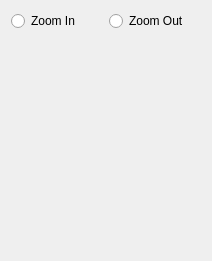
<?xml version="1.0" encoding="UTF-8"?>
<ui version="4.0">
 <class>ZoomToolWidget</class>
 <widget class="QWidget" name="ZoomToolWidget">
  <property name="geometry">
   <rect>
    <x>0</x>
    <y>0</y>
    <width>212</width>
    <height>261</height>
   </rect>
  </property>
  <layout class="QGridLayout">
   <item row="0" column="0">
    <widget class="QRadioButton" name="zoomInButton">
     <property name="focusPolicy">
      <enum>Qt::NoFocus</enum>
     </property>
     <property name="text">
      <string>Zoom In</string>
     </property>
    </widget>
   </item>
   <item row="0" column="1">
    <widget class="QRadioButton" name="zoomOutButton">
     <property name="focusPolicy">
      <enum>Qt::NoFocus</enum>
     </property>
     <property name="text">
      <string>Zoom Out</string>
     </property>
    </widget>
   </item>
   <item row="1" column="0" colspan="2">
    <widget class="QLabel" name="birdEyeLabel">
     <property name="text">
      <string/>
     </property>
    </widget>
   </item>
  </layout>
 </widget>
 <resources/>
 <connections/>
</ui>
